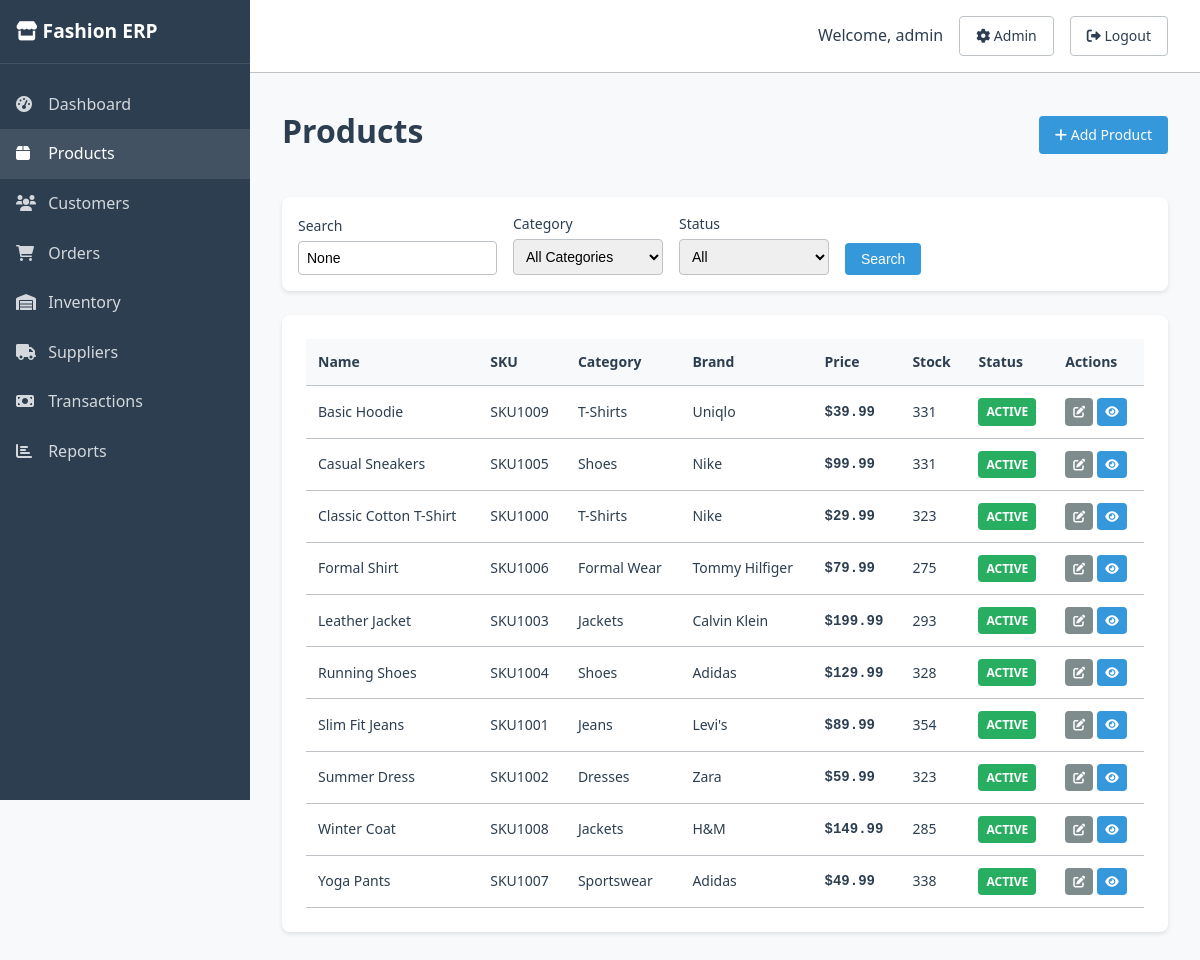
Screenshot of /products/ (signed in) with the database file from the repository.
### erp/models.py (models this page shows, shortened)
class Product(models.Model):
    name = models.CharField(max_length=200)
    description = models.TextField()
    category = models.ForeignKey(Category, on_delete=models.CASCADE, related_name='products')
    brand = models.ForeignKey(Brand, on_delete=models.CASCADE, related_name='products')
    sku = models.CharField(max_length=50, unique=True)
    price = models.DecimalField(max_digits=10, decimal_places=2, validators=[MinValueValidator(0)])
    cost_price = models.DecimalField(max_digits=10, decimal_places=2, validators=[MinValueValidator(0)])
    image = models.ImageField(upload_to='products/', blank=True, null=True)
    is_active = models.BooleanField(default=True)
    created_at = models.DateTimeField(auto_now_add=True)
    updated_at = models.DateTimeField(auto_now=True)
    class Meta:
        ordering = ['name']
    def get_total_stock(self):
        return sum(variant.stock_quantity for variant in self.variants.all())

class Category(models.Model):
    name = models.CharField(max_length=100, unique=True)
    description = models.TextField(blank=True)
    created_at = models.DateTimeField(auto_now_add=True)
    class Meta:
        verbose_name_plural = "Categories"
        ordering = ['name']

class Brand(models.Model):
    name = models.CharField(max_length=100, unique=True)
    description = models.TextField(blank=True)
    created_at = models.DateTimeField(auto_now_add=True)
    class Meta:
        ordering = ['name']

class ProductVariant(models.Model):
    product = models.ForeignKey(Product, related_name='variants', on_delete=models.CASCADE)
    size = models.ForeignKey(Size, on_delete=models.CASCADE)
    color = models.ForeignKey(Color, on_delete=models.CASCADE)
    stock_quantity = models.IntegerField(default=0, validators=[MinValueValidator(0)])
    min_stock_level = models.IntegerField(default=5, validators=[MinValueValidator(0)])
    created_at = models.DateTimeField(auto_now_add=True)
    updated_at = models.DateTimeField(auto_now=True)
    class Meta:
        unique_together = ('product', 'size', 'color')
        ordering = ['product__name', 'size__sort_order', 'color__name']

### erp/views.py (the view, shortened to what this page needs)
# urls.py: path('products/', views.products, name='products'),
@login_required
def products(request):
    products = Product.objects.select_related('category', 'brand').prefetch_related('variants')
    search = request.GET.get('search')
    category_id = request.GET.get('category')
    if category_id:
        products = products.filter(category_id=category_id)
    status = request.GET.get('status')
    if status == 'active':
        products = products.filter(is_active=True)
    elif status == 'inactive':
        products = products.filter(is_active=False)
    categories = Category.objects.all()
    context = {
        'products': products,
        'categories': categories,
        'search': search,
        'selected_category': category_id,
        'selected_status': status,
    }
    return render(request, 'erp/products.html', context)

### templates/erp/products.html (shortened to what this page needs)
{% extends 'base.html' %}
{% load humanize %}
{% block content %}
<div class="page-header">
    <h2>Products</h2>
    <div class="page-actions">
        <a href="/admin/erp/product/add/" class="btn btn-primary">
            <i class="fas fa-plus"></i>
            Add Product
        </a>
    </div>
</div>
<div class="filters">
    <form method="get" class="filter-form">
        <div class="filter-group">
            <label>Search</label>
            <input type="text" name="search" value="{{ search }}" placeholder="Search products...">
        </div>
        <div class="filter-group">
            <label>Category</label>
            <select name="category">
                <option value="">All Categories</option>
            </select>
        </div>
        <div class="filter-group">
            <label>Status</label>
            <select name="status">
                <option value="">All</option>
            </select>
        </div>
        <div class="filter-group">
            <label>&nbsp;</label>
            <button type="submit" class="btn btn-primary">Search</button>
        </div>
    </form>
</div>
<div class="card">
    <div class="card-content">
        <div class="table-container">
            <table class="data-table">
                <thead>
                    <tr>
                        <th>Name</th>
                        <th>SKU</th>
                        <th>Category</th>
                        <th>Brand</th>
                        <th>Price</th>
                        <th>Stock</th>
                        <th>Status</th>
                        <th>Actions</th>
                    </tr>
                </thead>
                <tbody>
                    {% for product in products %}
                    <tr>
                        <td>{{ product.name }}</td>
                        <td>{{ product.sku }}</td>
                        <td>{{ product.category.name }}</td>
                        <td>{{ product.brand.name }}</td>
                        <td class="amount">${{ product.price|floatformat:2 }}</td>
                        <td>{{ product.get_total_stock }}</td>
                        <td>
                            {% if product.is_active %}
                                <span class="badge badge-success">Active</span>
                            {% else %}
                                <span class="badge badge-danger">Inactive</span>
                            {% endif %}
                        </td>
                        <td>
                            <div class="action-buttons">
                                <a href="/admin/erp/product/{{ product.id }}/change/" class="btn btn-sm btn-secondary">
                                    <i class="fas fa-edit"></i>
                                </a>
                                <a href="#" class="btn btn-sm btn-primary">
                                    <i class="fas fa-eye"></i>
                                </a>
                            </div>
                        </td>
                    </tr>
                    {% empty %}
                    <tr>
                        <td colspan="8" class="text-center">No products found</td>
                    </tr>
                    {% endfor %}
                </tbody>
            </table>
        </div>
    </div>
</div>
{% endblock %}

### templates/base.html (shortened to what this page needs)
{% load static %}
<!DOCTYPE html>
<html lang="en">
<head>
    <link href="https://cdnjs.cloudflare.com/ajax/libs/font-awesome/6.0.0/css/all.min.css" rel="stylesheet">
    <link href="{% static 'css/style.css' %}" rel="stylesheet">
</head>
<body>
    <div class="app-container">
        <nav class="sidebar">
            <div class="sidebar-header">
                <h3><i class="fas fa-store"></i> Fashion ERP</h3>
            </div>
            <ul class="sidebar-menu">
                <li><a href="{% url 'erp:dashboard' %}" class="{% if request.resolver_match.url_name == 'dashboard' %}active{% endif %}">
                    <i class="fas fa-tachometer-alt"></i> Dashboard
                </a></li>
                <li><a href="{% url 'erp:products' %}" class="{% if request.resolver_match.url_name == 'products' %}active{% endif %}">
                    <i class="fas fa-box"></i> Products
                </a></li>
                <li><a href="{% url 'erp:customers' %}" class="{% if request.resolver_match.url_name == 'customers' %}active{% endif %}">
                    <i class="fas fa-users"></i> Customers
                </a></li>
                <li><a href="{% url 'erp:orders' %}" class="{% if request.resolver_match.url_name == 'orders' %}active{% endif %}">
                    <i class="fas fa-shopping-cart"></i> Orders
                </a></li>
                <li><a href="{% url 'erp:inventory' %}" class="{% if request.resolver_match.url_name == 'inventory' %}active{% endif %}">
                    <i class="fas fa-warehouse"></i> Inventory
                </a></li>
                <li><a href="{% url 'erp:suppliers' %}" class="{% if request.resolver_match.url_name == 'suppliers' %}active{% endif %}">
                    <i class="fas fa-truck"></i> Suppliers
                </a></li>
                <li><a href="{% url 'erp:transactions' %}" class="{% if request.resolver_match.url_name == 'transactions' %}active{% endif %}">
                    <i class="fas fa-money-bill"></i> Transactions
                </a></li>
                <li><a href="{% url 'erp:reports' %}" class="{% if request.resolver_match.url_name == 'reports' %}active{% endif %}">
                    <i class="fas fa-chart-bar"></i> Reports
                </a></li>
            </ul>
        </nav>
        <div class="main-content">
            <header class="header">
                <div class="header-right">
                    <div class="user-menu">
                        <span>Welcome, {{ user.username }}</span>
                        <a href="/admin/" class="btn btn-outline">
                            <i class="fas fa-cog"></i> Admin
                        </a>
                        <a href="/admin/logout/" class="btn btn-outline">
                            <i class="fas fa-sign-out-alt"></i> Logout
                        </a>
                    </div>
                </div>
            </header>
            <main class="content">
                {% block content %}
                {% endblock %}
            </main>
        </div>
    </div>
</body>
</html>

### static/css/style.css (style rules this page uses)
* { margin: 0; padding: 0; box-sizing: border-box; }
:root { --primary-color: #2c3e50; --secondary-color: #3498db; --success-color: #27ae60; --warning-color: #f39c12; --danger-color: #e74c3c; --dark-color: #1a252f; --light-color: #ecf0f1; --border-color: #bdc3c7; --text-color: #2c3e50; --text-muted: #7f8c8d; }
body { font-family: 'Segoe UI', Tahoma, Geneva, Verdana, sans-serif; background-color: #f8f9fa; color: var(--text-color); line-height: 1.6; }
.app-container { display: flex; min-height: 100vh; }
.sidebar { width: 250px; background-color: var(--primary-color); color: white; position: fixed; height: 100vh; overflow-y: auto; z-index: 1000; }
.sidebar-header { padding: 1rem; border-bottom: 1px solid rgba(255, 255, 255, 0.1); }
.sidebar-header h3 { font-size: 1.2rem; font-weight: 600; }
.sidebar-menu { list-style: none; padding: 1rem 0; }
.sidebar-menu li { margin: 0; }
.sidebar-menu a { display: block; padding: 0.75rem 1rem; color: rgba(255, 255, 255, 0.8); text-decoration: none; transition: all 0.3s ease; }
.sidebar-menu a:hover, .sidebar-menu a.active { background-color: rgba(255, 255, 255, 0.1); color: white; }
.sidebar-menu i { width: 20px; margin-right: 0.5rem; }
.main-content { flex: 1; margin-left: 250px; display: flex; flex-direction: column; }
.header { background-color: white; padding: 1rem 2rem; border-bottom: 1px solid var(--border-color); display: flex; justify-content: space-between; align-items: center; }
.header-right { display: flex; align-items: center; gap: 1rem; }
.user-menu { display: flex; align-items: center; gap: 1rem; }
.content { flex: 1; padding: 2rem; }
.page-header { margin-bottom: 2rem; display: flex; justify-content: space-between; align-items: center; }
.page-header h2 { font-size: 2rem; margin-bottom: 0.5rem; }
.page-actions { display: flex; gap: 0.5rem; }
.card { background-color: white; border-radius: 8px; box-shadow: 0 2px 4px rgba(0, 0, 0, 0.1); margin-bottom: 1.5rem; }
.card-content { padding: 1.5rem; }
.filters { margin-bottom: 1.5rem; }
.filter-form { display: flex; gap: 1rem; align-items: end; background-color: white; padding: 1rem; border-radius: 8px; box-shadow: 0 2px 4px rgba(0, 0, 0, 0.1); }
.filter-group { display: flex; flex-direction: column; }
.filter-group label { font-size: 0.875rem; font-weight: 500; margin-bottom: 0.25rem; color: var(--text-color); }
.filter-group input, .filter-group select { padding: 0.5rem; border: 1px solid var(--border-color); border-radius: 4px; font-size: 0.875rem; min-width: 150px; }
.table-container { overflow-x: auto; }
.data-table { width: 100%; border-collapse: collapse; font-size: 0.875rem; }
.data-table th, .data-table td { padding: 0.75rem; text-align: left; border-bottom: 1px solid var(--border-color); }
.data-table th { background-color: #f8f9fa; font-weight: 600; color: var(--text-color); }
.btn { display: inline-block; padding: 0.5rem 1rem; border: none; border-radius: 4px; text-decoration: none; font-size: 0.875rem; font-weight: 500; cursor: pointer; transition: all 0.3s ease; text-align: center; }
.btn-primary { background-color: var(--secondary-color); color: white; }
.btn-secondary { background-color: var(--text-muted); color: white; }
.btn-outline { background-color: transparent; color: var(--text-color); border: 1px solid var(--border-color); }
.btn-sm { padding: 0.25rem 0.5rem; font-size: 0.75rem; }
.action-buttons { display: flex; gap: 0.25rem; }
.badge { display: inline-block; padding: 0.25rem 0.5rem; font-size: 0.75rem; font-weight: 600; border-radius: 4px; text-transform: uppercase; }
.badge-success { background-color: var(--success-color); color: white; }
.amount { font-weight: 600; font-family: 'Courier New', monospace; }

### rows the page displays
Product: name "Basic Hoodie", sku "SKU1009", category.name "T-Shirts", brand.name "Uniqlo", price "39.99", get_total_stock "331", is_active "ACTIVE"
Product: name "Casual Sneakers", sku "SKU1005", category.name "Shoes", brand.name "Nike", price "99.99", get_total_stock "331", is_active "ACTIVE"
Product: name "Classic Cotton T-Shirt", sku "SKU1000", category.name "T-Shirts", brand.name "Nike", price "29.99", get_total_stock "323", is_active "ACTIVE"
Product: name "Formal Shirt", sku "SKU1006", category.name "Formal Wear", brand.name "Tommy Hilfiger", price "79.99", get_total_stock "275", is_active "ACTIVE"
Product: name "Leather Jacket", sku "SKU1003", category.name "Jackets", brand.name "Calvin Klein", price "199.99", get_total_stock "293", is_active "ACTIVE"
Product: name "Running Shoes", sku "SKU1004", category.name "Shoes", brand.name "Adidas", price "129.99", get_total_stock "328", is_active "ACTIVE"
Product: name "Slim Fit Jeans", sku "SKU1001", category.name "Jeans", brand.name "Levi's", price "89.99", get_total_stock "354", is_active "ACTIVE"
Product: name "Summer Dress", sku "SKU1002", category.name "Dresses", brand.name "Zara", price "59.99", get_total_stock "323", is_active "ACTIVE"
Product: name "Winter Coat", sku "SKU1008", category.name "Jackets", brand.name "H&M", price "149.99", get_total_stock "285", is_active "ACTIVE"
Product: name "Yoga Pants", sku "SKU1007", category.name "Sportswear", brand.name "Adidas", price "49.99", get_total_stock "338", is_active "ACTIVE"

### other values shown
{{ user.username }} "admin"
